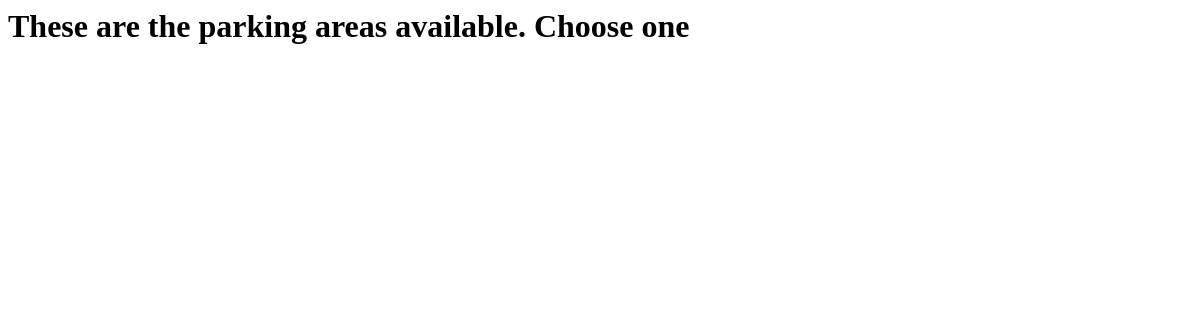
/parkingarea/, run on an earlier commit of the app's database.
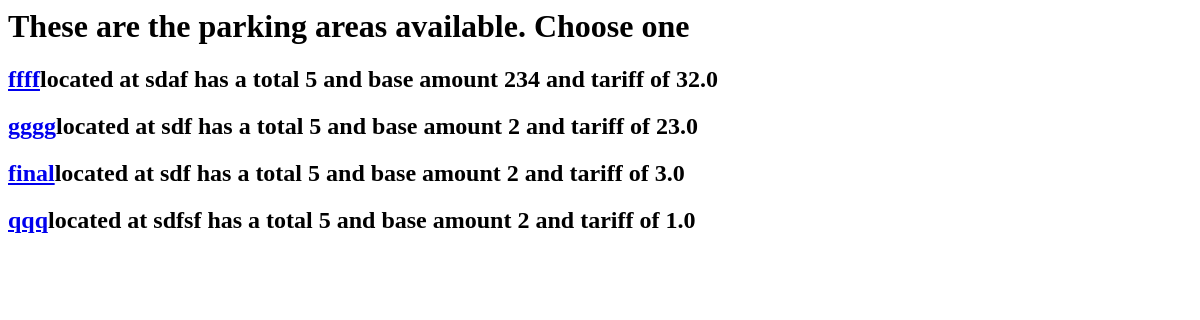
And on a later commit of the database.
### system/models.py (models this page shows, shortened)
class Parking_area(models.Model):
    admin_id = models.ForeignKey(Admin,on_delete=models.CASCADE)
    name = models.CharField(max_length=20)
    location = models.CharField(max_length=50)
    number_of_parking_slots = models.IntegerField()
    opening_time = models.TimeField()
    closing_time = models.TimeField()
    base = models.IntegerField()
    tariff = models.FloatField()

### system/views.py (the view)
# urls.py: path('parkingarea/',viewparkingareas, name = "parkingarea"),
def viewparkingareas(request):
    parkingarea = Parking_area.objects.all()
    context = {
        'parkingarea' : parkingarea,
    }
    return render(request, 'system/parkingarea.html', context)

### system/templates/system/parkingarea.html
<h1> These are the parking areas available. Choose one</h1>
{% for p in parkingarea %}
    <h2> <a href = "{% url 'Admin:aboutparkingarea' p.id %}" >{{p.name}}</a>located at {{p.location}} has a total {{p.number_of_parking_slots}} and base amount {{p.base}} and tariff of {{p.tariff}}</h2>
{% endfor %}

What changed in the data, as far as the page shows it:
added Parking_area: name "ffff", location "sdaf", number_of_parking_slots "5", base "234", tariff "32.0"
added Parking_area: name "gggg", location "sdf", number_of_parking_slots "5", base "2", tariff "23.0"
added Parking_area: name "final", location "sdf", number_of_parking_slots "5", base "2", tariff "3.0"
added Parking_area: name "qqq", location "sdfsf", number_of_parking_slots "5", base "2", tariff "1.0"
